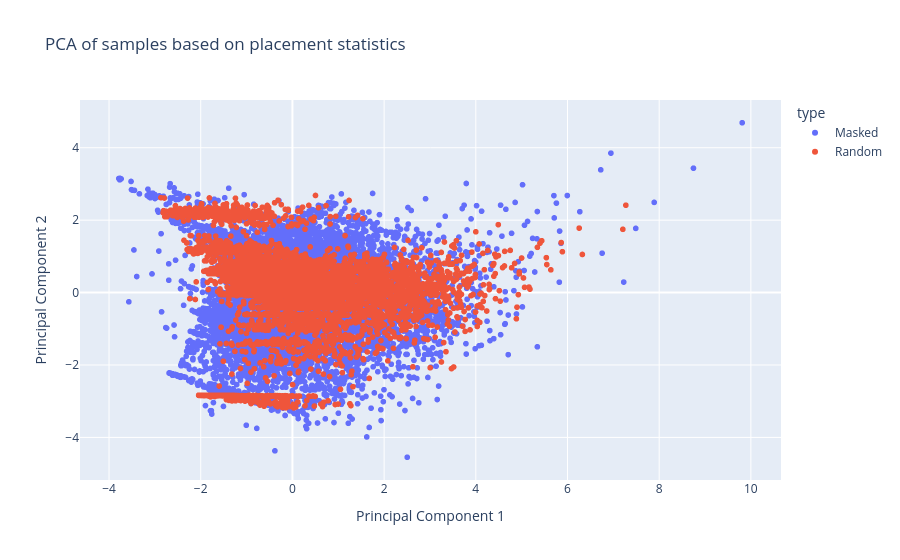

Notebook code cell kept with this figure:
### Code cell
df_to_plot = pd.DataFrame(data=X_pca, columns=['PC1', 'PC2'])
df_to_plot['type'] = 'Masked'
df_to_plot['sample_name'] = sample_names
df_to_plot_random = pd.DataFrame(data=X_random_pca, columns=['PC1', 'PC2'])
df_to_plot_random['type'] = 'Random'
df_to_plot_random['sample_name'] = sample_names_random
df_to_plot = pd.concat([df_to_plot, df_to_plot_random], axis=0)
df_to_plot.shape

# Plot the points on PC1 vs PC2 colored by type
fig = px.scatter(df_to_plot, x='PC1', y='PC2', color='type',
                 title='PCA of samples based on placement statistics',
                 labels={'PC1': 'Principal Component 1', 'PC2': 'Principal Component 2'})
fig.show()

# Keep samples with PCA1 > 0 and PCA2 > 1
df_to_plot = df_to_plot[(df_to_plot['PC1'] > 0) & (df_to_plot['PC2'] > 1)]
# count how many masked and random samples are kept
print(df_to_plot['type'].value_counts())

### Figure 1 — Plotly figure (JSON) as saved in the notebook; plotly's stock layout.template omitted (floating-point values rounded to 4 significant figures; data arrays with more than 128 entries replaced by an {"elided": "..."} marker saying what was removed)
{"data": [{"hovertemplate": "type=Masked<br>Principal Component 1=%{x}<br>Principal Component 2=%{y}<extra></extra>", "legendgroup": "Masked", "marker": {"color": "#636efa", "symbol": "circle"}, "mode": "markers", "name": "Masked", "showlegend": true, "type": "scattergl", "x": {"elided": "10896 float values"}, "xaxis": "x", "y": {"elided": "10896 float values"}, "yaxis": "y"}, {"hovertemplate": "type=Random<br>Principal Component 1=%{x}<br>Principal Component 2=%{y}<extra></extra>", "legendgroup": "Random", "marker": {"color": "#EF553B", "symbol": "circle"}, "mode": "markers", "name": "Random", "showlegend": true, "type": "scattergl", "x": {"elided": "6781 float values"}, "xaxis": "x", "y": {"elided": "6781 float values"}, "yaxis": "y"}], "layout": {"legend": {"title": {"text": "type"}, "tracegroupgap": 0}, "title": {"text": "PCA of samples based on placement statistics"}, "xaxis": {"anchor": "y", "domain": [0, 1], "title": {"text": "Principal Component 1"}}, "yaxis": {"anchor": "x", "domain": [0, 1], "title": {"text": "Principal Component 2"}}}}
